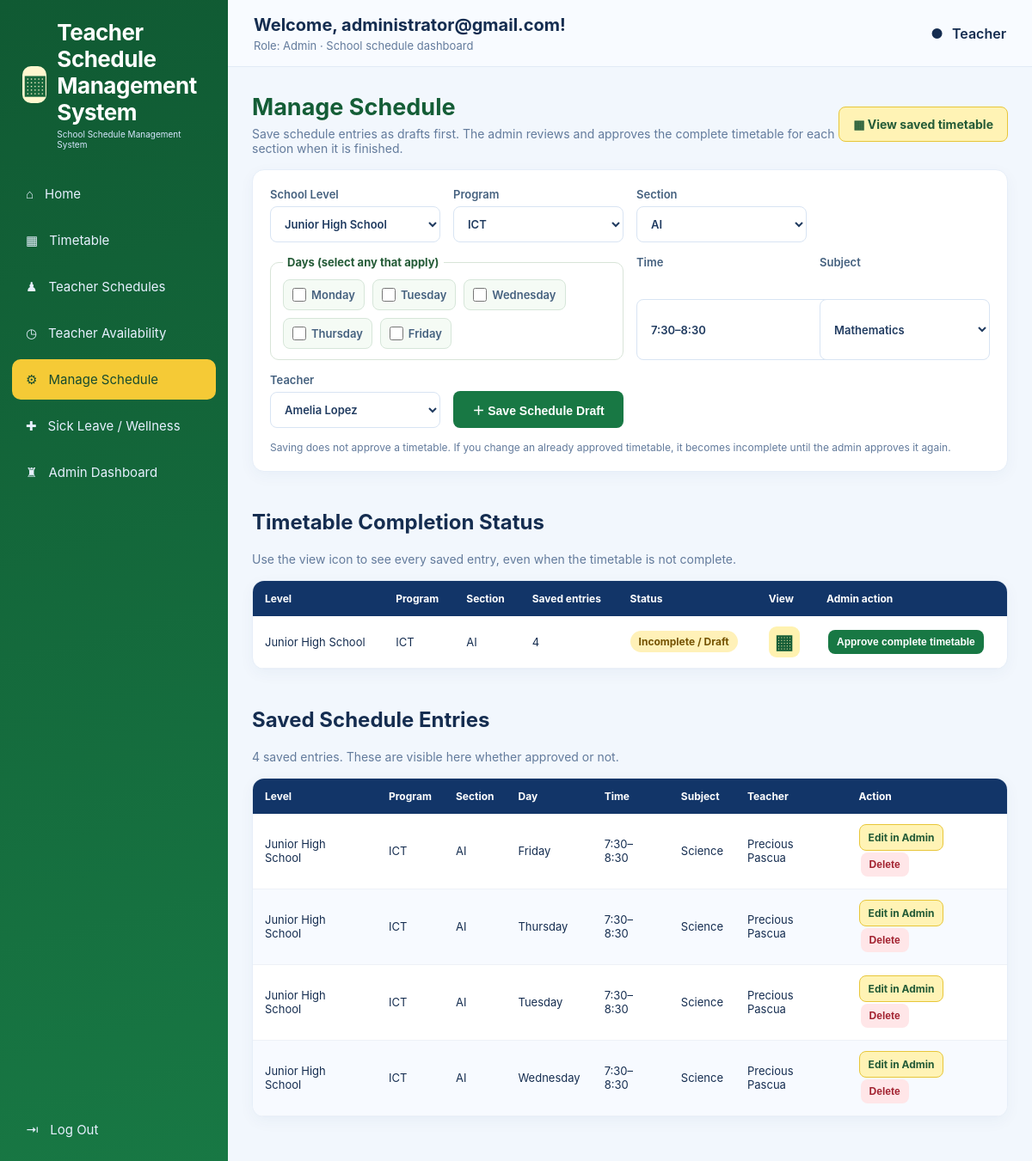
The page /manage (signed in) on the database its author committed.
### tables this page shows
CREATE TABLE schedules (
            id INTEGER PRIMARY KEY AUTOINCREMENT,
            level TEXT NOT NULL,
            program TEXT NOT NULL,
            section TEXT NOT NULL,
            day TEXT NOT NULL,
            slot TEXT NOT NULL,
            subject TEXT NOT NULL,
            teacher TEXT NOT NULL,
            owner_email TEXT,
            approved INTEGER NOT NULL DEFAULT 0,
            UNIQUE(level, program, section, day, slot)
        );

### app.py (the view, shortened to what this page needs)
@app.route("/manage", methods=["GET", "POST"])
@login_required
def manage():
    with con() as db:
        rows=db.execute("SELECT * FROM schedules ORDER BY level,program,section,day,slot").fetchall()
        section_statuses=db.execute("SELECT s.level,s.program,s.section,COUNT(*) AS entry_count,COALESCE(a.approved,0) AS complete,a.approved_by,a.approved_at FROM schedules s LEFT JOIN section_approvals a ON a.level=s.level AND a.program=s.program AND a.section=s.section GROUP BY s.level,s.program,s.section ORDER BY s.level,s.program,s.section").fetchall()
    return render_template("manage.html", rows=rows, section_rows=all_sections(), section_statuses=section_statuses)

### app.py (called while the page is built)
def con():
    db = sqlite3.connect(DB_PATH)
    db.row_factory = sqlite3.Row
    return db

def login_required(fn):
    @wraps(fn)
    def wrapper(*args, **kwargs):
        if "user_email" not in session:
            flash("Please log in to access Teacher Schedule Management System.", "warning")
            return redirect(url_for("login"))
        return fn(*args, **kwargs)
    return wrapper

def all_sections():
    rows = []
    for level, programs in SECTIONS.items():
        for program, names in programs.items():
            for name in names:
                rows.append({"level": level, "program": program, "section": name})
    return rows

@app.context_processor
def inject_globals():
    return {"days": DAYS, "slots": SLOTS, "break_slots": BREAK_SLOTS, "section_groups": SECTIONS,
            "teacher_names": TEACHERS, "subject_names": SUBJECTS, "shs_teacher_names": SHS_TEACHERS, "shs_subject_names": SHS_SUBJECTS,
            "shs_slots": SHS_SLOTS, "shs_break_slots": SHS_BREAK_SLOTS}

### TSMS_Admin_Edit_SickLeave_CoverTeachers/templates/manage.html (shortened to what this page needs)
{% extends "base.html" %}
{% block content %}
<div class="section-heading"><div><h1>Manage Schedule</h1><p>Save schedule entries as drafts first. The admin reviews and approves the complete timetable for each section when it is finished.</p></div><a class="btn secondary" href="{{ url_for('timetable') }}">▦ View saved timetable</a></div>
<div class="form-panel"><form method="post" class="schedule-form">
<label>School Level<select name="level" id="manageLevel" required>{% for lev in section_groups.keys() %}<option value="{{ lev }}">{{ lev }}</option>{% endfor %}</select></label>
<label>Program<select name="program" id="manageProgram" required></select></label><label>Section<select name="section" id="manageSection" required></select></label>
<fieldset class="day-picker"><legend>Days (select any that apply)</legend><div class="day-checkboxes">{% for day in days %}<label><input type="checkbox" name="day" value="{{ day }}"> <span>{{ day }}</span></label>{% endfor %}</div></fieldset>
<label>Time<select name="slot" id="manageSlot" required></select></label>
<label>Subject<select name="subject" id="manageSubject" required>{% for sub in subject_names %}<option>{{ sub }}</option>{% endfor %}</select></label>
<label>Teacher<select name="teacher" id="manageTeacher" required>{% for teacher in teacher_names %}<option>{{ teacher }}</option>{% endfor %}</select></label>
<button class="btn primary form-submit" type="submit">＋ Save Schedule Draft</button></form>
<p class="form-note">Saving does not approve a timetable. If you change an already approved timetable, it becomes incomplete until the admin approves it again.</p></div>
<div class="section-heading"><div><h2>Timetable Completion Status</h2><p>Use the view icon to see every saved entry, even when the timetable is not complete.</p></div></div>
<div class="table-wrap"><table class="data-table"><thead><tr><th>Level</th><th>Program</th><th>Section</th><th>Saved entries</th><th>Status</th><th>View</th><th>Admin action</th></tr></thead><tbody>
{% for s in section_statuses %}<tr><td>{{ s.level }}</td><td>{{ s.program }}</td><td>{{ s.section }}</td><td>{{ s.entry_count }}</td><td><span class="status-pill {{ 'complete' if s.complete else 'incomplete' }}">{{ 'Complete · Approved' if s.complete else 'Incomplete / Draft' }}</span></td><td><a class="icon-link" title="View saved timetable" aria-label="View saved timetable" href="{{ url_for('timetable', level=s.level, program=s.program, section=s.section) }}">▦</a></td><td>{% if session.get('role') == 'admin' and not s.complete %}<form method="post" class="inline-form" onsubmit="return confirm('Approve the complete timetable for {{ s.section }}? Make sure all entries are finished.')"><input type="hidden" name="action" value="approve_section"><input type="hidden" name="level" value="{{ s.level }}"><input type="hidden" name="program" value="{{ s.program }}"><input type="hidden" name="section" value="{{ s.section }}"><button class="btn primary small">Approve complete timetable</button></form>{% elif s.complete %}<span class="muted">Approved</span>{% else %}<span class="muted">Admin approval only</span>{% endif %}</td></tr>{% else %}<tr><td colspan="7" class="empty-state">No saved timetables yet. Add schedule entries above.</td></tr>{% endfor %}</tbody></table></div>
<div class="section-heading"><div><h2>Saved Schedule Entries</h2><p>{{ rows|length }} saved entries. These are visible here whether approved or not.</p></div></div>
<div class="table-wrap"><table class="data-table"><thead><tr><th>Level</th><th>Program</th><th>Section</th><th>Day</th><th>Time</th><th>Subject</th><th>Teacher</th><th>Action</th></tr></thead><tbody>
{% for r in rows %}<tr><td>{{ r.level }}</td><td>{{ r.program }}</td><td>{{ r.section }}</td><td>{{ r.day }}</td><td>{{ r.slot }}</td><td>{{ r.subject }}</td><td>{{ r.teacher }}</td><td>{% if session.get('role') == 'admin' %}<a class="btn secondary small" href="{{ url_for('admin') }}">Edit in Admin</a><form method="post" onsubmit="return confirm('Delete this schedule entry?')"><input type="hidden" name="action" value="admin_delete"><input type="hidden" name="schedule_id" value="{{ r.id }}"><button class="btn danger small">Delete</button></form>{% elif r.owner_email and r.owner_email|lower == session.get('user_email','')|lower %}<form method="post" onsubmit="return confirm('Delete this schedule entry?')"><input type="hidden" name="action" value="delete"><input type="hidden" name="schedule_id" value="{{ r.id }}"><button class="btn danger small">Delete</button></form>{% else %}<span class="muted">View only</span>{% endif %}</td></tr>{% else %}<tr><td colspan="8" class="empty-state">No schedule entries yet.</td></tr>{% endfor %}</tbody></table></div>
{% endblock %}

### TSMS_Admin_Edit_SickLeave_CoverTeachers/static/style.css (style rules this page uses)
:root { --navy:#0b2d5d;--navy2:#143d77;--blue:#1764d9;--ink:#152d50;--muted:#637b9c;--line:#e1eaf6;--bg:#f2f7fd;--white:#fff }
* { box-sizing:border-box }
body { margin:0;font-family:Inter,Segoe UI,Arial,sans-serif;color:var(--ink);background:var(--bg) }
a { color:var(--blue);text-decoration:none }
.title-panel,.welcome-panel,.form-panel,.timetable-container,.stat-card,.quick-card,.table-wrap { background:white;border:1px solid #e6eef8;border-radius:14px;box-shadow:0 5px 18px rgba(30,66,112,.045) }
.title-copy h1,.section-heading h1 { font-size:27px;margin:0 0 6px;color:#123568 }
.filters label,.schedule-form label,.inline-form label { display:grid;gap:6px;font-size:12px;color:#45617f;font-weight:600 }
.filters select,select,input { font:inherit;border:1px solid #d8e4f3;border-radius:8px;background:white;padding:11px 12px;color:#203b60;min-height:42px }
.btn { display:inline-flex;justify-content:center;align-items:center;gap:6px;border:0;border-radius:8px;padding:11px 16px;font-weight:650;font-size:14px;cursor:pointer;white-space:nowrap }
.btn.primary { background:#1764d9;color:white }
.btn.danger { background:#ffe6e8;color:#a22230 }
.btn.small { padding:7px 10px;font-size:12px }
.section-heading { display:flex;align-items:center;justify-content:space-between;margin:6px 0 16px }
.section-heading p { margin:4px 0 0;color:var(--muted);font-size:14px }
.form-panel { padding:20px;margin-bottom:24px }
.schedule-form { display:grid;grid-template-columns:repeat(4,minmax(150px,1fr));gap:15px }
.schedule-form label { font-size:13px }
.form-submit { align-self:end;min-height:43px }
.form-note { margin:15px 0 0;color:var(--muted);font-size:12px }
.table-wrap { overflow:auto;margin-bottom:24px }
.data-table { width:100%;border-collapse:collapse;min-width:760px }
.data-table th { background:#123568;color:white;text-align:left;padding:13px 14px;font-size:12px }
.data-table td { padding:12px 14px;border-bottom:1px solid #edf1f7;font-size:13px }
.data-table tbody tr:nth-child(even) { background:#f7faff }
.inline-form { display:flex;gap:14px;align-items:end;flex-wrap:wrap }
.inline-form { display:flex; gap:8px; align-items:center; flex-wrap:wrap; }
.data-table td form { display:inline-block; margin:2px; }
:root { --tsms-green:#187844;--tsms-green-dark:#105a33;--tsms-yellow:#f5ca36;--tsms-yellow-pale:#fff7cf }
.btn.primary { background:#187844;color:#fff }
.btn.secondary { background:#fff3b5;color:#245b37;border:1px solid #e8c638 }
.welcome-panel h1,.title-copy h1,.section-heading h1,.auth-brand h1,.auth-card h2 { color:#145d36 }
.day-picker { grid-column:span 2;border:1px solid #d8e4d8;border-radius:10px;padding:12px 14px;margin:0;min-width:0 }
.day-picker legend { font-size:13px;font-weight:700;color:#245b37;padding:0 5px }
.day-checkboxes { display:flex;gap:9px;flex-wrap:wrap }
.day-checkboxes label { display:flex;align-items:center;gap:6px;border:1px solid #d6e6d9;background:#f5fbf5;border-radius:8px;padding:9px 10px;cursor:pointer;font-weight:600 }
.day-checkboxes input { width:16px;min-height:16px;accent-color:#187844;padding:0;margin:0 }
.status-pill { display:inline-flex;align-items:center;border-radius:99px;padding:5px 10px;font-size:12px;font-weight:750;white-space:nowrap }
.status-pill.incomplete { background:#fff1b8;color:#755300 }
.icon-link { display:inline-grid;place-items:center;width:36px;height:36px;border-radius:9px;background:#fff2b0;color:#165e37;font-size:23px;font-weight:800 }

### rows shown on the page
schedules: level "Junior High School", program "ICT", section "AI", day "Friday", slot "7:30–8:30", subject "Science", teacher "Precious Pascua"
schedules: level "Junior High School", program "ICT", section "AI", day "Thursday", slot "7:30–8:30", subject "Science", teacher "Precious Pascua"
schedules: level "Junior High School", program "ICT", section "AI", day "Tuesday", slot "7:30–8:30", subject "Science", teacher "Precious Pascua"
schedules: level "Junior High School", program "ICT", section "AI", day "Wednesday", slot "7:30–8:30", subject "Science", teacher "Precious Pascua"

### other values the page prints
{{ session.get("user_email", "User") }} "administrator@gmail.com"
{{ session.get("role", "teacher")|capitalize }} "Admin"
{{ day }} "Monday" "Tuesday" "Wednesday" "Thursday" "Friday"
{{ s.level }} "Junior High School"
{{ s.program }} "ICT"
{{ s.section }} "AI"
{{ s.entry_count }} "4"
{{ 'Complete · Approved' if s.complete else 'Incomplete / Draft' }} "Incomplete / Draft"
{{ rows|length }} "4"
form field level "Junior High School"
